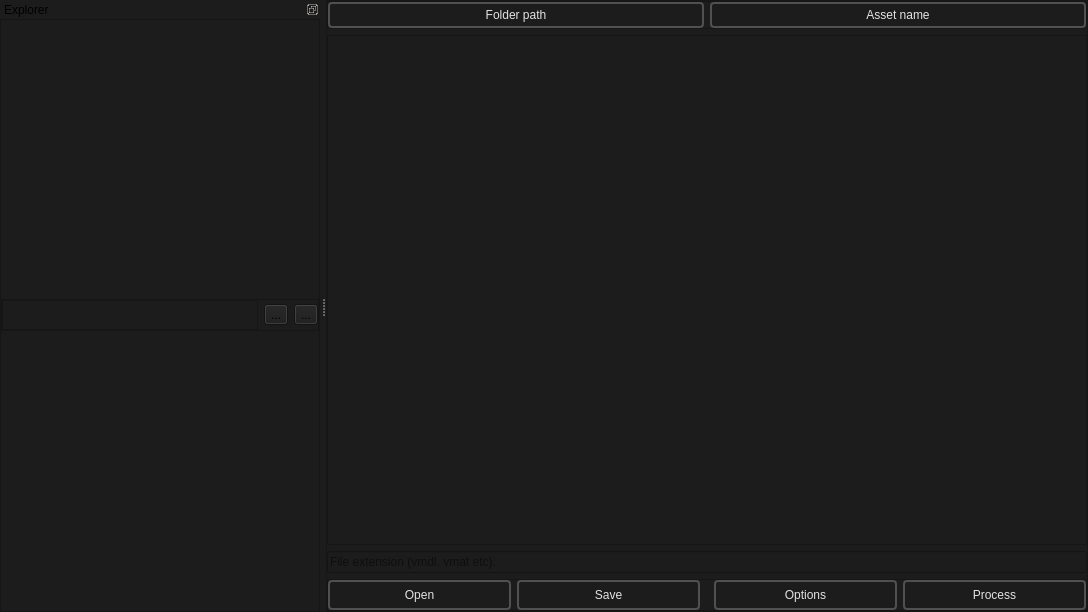
<?xml version="1.0" encoding="UTF-8"?>
<ui version="4.0">
 <class>BatchCreator_MainWindow</class>
 <widget class="QMainWindow" name="BatchCreator_MainWindow">
  <property name="geometry">
   <rect>
    <x>0</x>
    <y>0</y>
    <width>1088</width>
    <height>612</height>
   </rect>
  </property>
  <property name="windowTitle">
   <string>MainWindow</string>
  </property>
  <property name="styleSheet">
   <string notr="true">background-color: #1C1C1C;</string>
  </property>
  <widget class="QWidget" name="centralwidget">
   <layout class="QHBoxLayout" name="horizontalLayout_7">
    <property name="spacing">
     <number>0</number>
    </property>
    <property name="leftMargin">
     <number>0</number>
    </property>
    <property name="topMargin">
     <number>0</number>
    </property>
    <property name="rightMargin">
     <number>0</number>
    </property>
    <property name="bottomMargin">
     <number>0</number>
    </property>
    <item>
     <widget class="QFrame" name="frame">
      <property name="frameShape">
       <enum>QFrame::StyledPanel</enum>
      </property>
      <property name="frameShadow">
       <enum>QFrame::Raised</enum>
      </property>
      <layout class="QVBoxLayout" name="verticalLayout">
       <property name="leftMargin">
        <number>0</number>
       </property>
       <property name="topMargin">
        <number>0</number>
       </property>
       <property name="rightMargin">
        <number>0</number>
       </property>
       <property name="bottomMargin">
        <number>0</number>
       </property>
       <item>
        <widget class="QFrame" name="frame_4">
         <property name="frameShape">
          <enum>QFrame::StyledPanel</enum>
         </property>
         <property name="frameShadow">
          <enum>QFrame::Raised</enum>
         </property>
         <layout class="QHBoxLayout" name="horizontalLayout_3">
          <property name="leftMargin">
           <number>0</number>
          </property>
          <property name="topMargin">
           <number>0</number>
          </property>
          <property name="rightMargin">
           <number>0</number>
          </property>
          <property name="bottomMargin">
           <number>0</number>
          </property>
          <item>
           <widget class="QLabel" name="folder_path_template">
            <property name="styleSheet">
             <string notr="true">
    /* QPushButton default and hover styles */
    QLabel {

        font: 600 10pt &quot;Segoe UI&quot;;
	

        border: 2px solid black;
        border-radius: 4px;
        border-color: rgba(80, 80, 80, 255);
        padding-top: 4px;
        padding-bottom:4px;
        padding-left: 4px;
        padding-right: 4px;
        color: #E3E3E3;
        background-color: #1C1C1C;
    }
    QLabel:hover {
        background-color: #414956;
        color: white;
    }</string>
            </property>
            <property name="text">
             <string>Folder path</string>
            </property>
            <property name="alignment">
             <set>Qt::AlignCenter</set>
            </property>
           </widget>
          </item>
          <item>
           <widget class="QLabel" name="assets_name_template">
            <property name="styleSheet">
             <string notr="true">
    /* QPushButton default and hover styles */
    QLabel {

        font: 600 10pt &quot;Segoe UI&quot;;
	

        border: 2px solid black;
        border-radius: 4px;
        border-color: rgba(80, 80, 80, 255);
        padding-top: 4px;
        padding-bottom:4px;
        padding-left: 4px;
        padding-right: 4px;
        color: #E3E3E3;
        background-color: #1C1C1C;
    }
    QLabel:hover {
        background-color: #414956;
        color: white;
    }</string>
            </property>
            <property name="text">
             <string>Asset name</string>
            </property>
            <property name="alignment">
             <set>Qt::AlignCenter</set>
            </property>
           </widget>
          </item>
         </layout>
        </widget>
       </item>
       <item>
        <widget class="QPlainTextEdit" name="kv3_QplainTextEdit">
         <property name="styleSheet">
          <string notr="true"/>
         </property>
         <property name="plainText">
          <string/>
         </property>
         <property name="placeholderText">
          <string>Content</string>
         </property>
        </widget>
       </item>
       <item>
        <widget class="QLineEdit" name="extension_lineEdit">
         <property name="placeholderText">
          <string>File extension (vmdl, vmat etc).</string>
         </property>
        </widget>
       </item>
       <item>
        <widget class="QFrame" name="frame_5">
         <property name="frameShape">
          <enum>QFrame::StyledPanel</enum>
         </property>
         <property name="frameShadow">
          <enum>QFrame::Raised</enum>
         </property>
         <layout class="QHBoxLayout" name="horizontalLayout_4">
          <property name="leftMargin">
           <number>0</number>
          </property>
          <property name="topMargin">
           <number>0</number>
          </property>
          <property name="rightMargin">
           <number>0</number>
          </property>
          <property name="bottomMargin">
           <number>0</number>
          </property>
          <item>
           <widget class="QPushButton" name="open_button">
            <property name="minimumSize">
             <size>
              <width>0</width>
              <height>18</height>
             </size>
            </property>
            <property name="styleSheet">
             <string notr="true">
    /* QPushButton default and hover styles */
    QPushButton {

        font: 600 10pt &quot;Segoe UI&quot;;
	

        border: 2px solid black;
        border-radius: 4px;
        border-color: rgba(80, 80, 80, 255);
        height:22px;
        padding-top: 2px;
        padding-bottom:2px;
        padding-left: 4px;
        padding-right: 4px;
        color: #E3E3E3;
        background-color: #1C1C1C;
    }
    QPushButton:hover {
        background-color: #414956;
        color: white;
    }
    QPushButton:pressed {
        background-color: red;
        background-color: #1C1C1C;
        margin: 1 px;
        margin-left: 2px;
        margin-right: 2px;

    }</string>
            </property>
            <property name="text">
             <string>Open</string>
            </property>
            <property name="icon">
             <iconset resource="../resources.qrc">
              <normaloff>:/icons/file_open_16dp_9D9D9D_FILL0_wght400_GRAD0_opsz20.svg</normaloff>:/icons/file_open_16dp_9D9D9D_FILL0_wght400_GRAD0_opsz20.svg</iconset>
            </property>
            <property name="iconSize">
             <size>
              <width>20</width>
              <height>20</height>
             </size>
            </property>
           </widget>
          </item>
          <item>
           <widget class="QPushButton" name="save_button">
            <property name="minimumSize">
             <size>
              <width>0</width>
              <height>18</height>
             </size>
            </property>
            <property name="styleSheet">
             <string notr="true">
    /* QPushButton default and hover styles */
    QPushButton {

        font: 600 10pt &quot;Segoe UI&quot;;
	

        border: 2px solid black;
        border-radius: 4px;
        border-color: rgba(80, 80, 80, 255);
        height:22px;
        padding-top: 2px;
        padding-bottom:2px;
        padding-left: 4px;
        padding-right: 4px;
        color: #E3E3E3;
        background-color: #1C1C1C;
    }
    QPushButton:hover {
        background-color: #414956;
        color: white;
    }
    QPushButton:pressed {
        background-color: red;
        background-color: #1C1C1C;
        margin: 1 px;
        margin-left: 2px;
        margin-right: 2px;

    }</string>
            </property>
            <property name="text">
             <string>Save</string>
            </property>
            <property name="icon">
             <iconset resource="../resources.qrc">
              <normaloff>:/icons/save_16dp_9D9D9D_FILL0_wght400_GRAD0_opsz20.svg</normaloff>:/icons/save_16dp_9D9D9D_FILL0_wght400_GRAD0_opsz20.svg</iconset>
            </property>
            <property name="iconSize">
             <size>
              <width>20</width>
              <height>20</height>
             </size>
            </property>
           </widget>
          </item>
          <item>
           <spacer name="horizontalSpacer">
            <property name="orientation">
             <enum>Qt::Horizontal</enum>
            </property>
            <property name="sizeType">
             <enum>QSizePolicy::Fixed</enum>
            </property>
            <property name="sizeHint" stdset="0">
             <size>
              <width>8</width>
              <height>5</height>
             </size>
            </property>
           </spacer>
          </item>
          <item>
           <widget class="QPushButton" name="process_options_button">
            <property name="minimumSize">
             <size>
              <width>0</width>
              <height>18</height>
             </size>
            </property>
            <property name="styleSheet">
             <string notr="true">
    /* QPushButton default and hover styles */
    QPushButton {

        font: 600 10pt &quot;Segoe UI&quot;;
	

        border: 2px solid black;
        border-radius: 4px;
        border-color: rgba(80, 80, 80, 255);
        height:22px;
        padding-top: 2px;
        padding-bottom:2px;
        padding-left: 4px;
        padding-right: 4px;
        color: #E3E3E3;
        background-color: #1C1C1C;
    }
    QPushButton:hover {
        background-color: #414956;
        color: white;
    }
    QPushButton:pressed {
        background-color: red;
        background-color: #1C1C1C;
        margin: 1 px;
        margin-left: 2px;
        margin-right: 2px;

    }</string>
            </property>
            <property name="text">
             <string>Options</string>
            </property>
            <property name="icon">
             <iconset resource="../resources.qrc">
              <normaloff>:/icons/settings_16dp_9D9D9D_FILL0_wght400_GRAD0_opsz20.svg</normaloff>:/icons/settings_16dp_9D9D9D_FILL0_wght400_GRAD0_opsz20.svg</iconset>
            </property>
            <property name="iconSize">
             <size>
              <width>20</width>
              <height>20</height>
             </size>
            </property>
           </widget>
          </item>
          <item>
           <widget class="QPushButton" name="process_all_button">
            <property name="minimumSize">
             <size>
              <width>0</width>
              <height>18</height>
             </size>
            </property>
            <property name="styleSheet">
             <string notr="true">
    /* QPushButton default and hover styles */
    QPushButton {

        font: 600 10pt &quot;Segoe UI&quot;;
	

        border: 2px solid black;
        border-radius: 4px;
        border-color: rgba(80, 80, 80, 255);
        height:22px;
        padding-top: 2px;
        padding-bottom:2px;
        padding-left: 4px;
        padding-right: 4px;
        color: #E3E3E3;
        background-color: #1C1C1C;
    }
    QPushButton:hover {
        background-color: #414956;
        color: white;
    }
    QPushButton:pressed {
        background-color: red;
        background-color: #1C1C1C;
        margin: 1 px;
        margin-left: 2px;
        margin-right: 2px;

    }</string>
            </property>
            <property name="text">
             <string>Process</string>
            </property>
            <property name="icon">
             <iconset resource="../resources.qrc">
              <normaloff>:/icons/tab_move_24dp_9D9D9D_FILL0_wght400_GRAD0_opsz24.svg</normaloff>:/icons/tab_move_24dp_9D9D9D_FILL0_wght400_GRAD0_opsz24.svg</iconset>
            </property>
            <property name="iconSize">
             <size>
              <width>20</width>
              <height>20</height>
             </size>
            </property>
           </widget>
          </item>
         </layout>
        </widget>
       </item>
      </layout>
     </widget>
    </item>
   </layout>
  </widget>
  <widget class="QDockWidget" name="dockWidget">
   <property name="features">
    <set>QDockWidget::DockWidgetFloatable|QDockWidget::DockWidgetMovable</set>
   </property>
   <property name="windowTitle">
    <string>Explorer</string>
   </property>
   <attribute name="dockWidgetArea">
    <number>1</number>
   </attribute>
   <widget class="QWidget" name="dockWidgetContents">
    <layout class="QVBoxLayout" name="verticalLayout_3">
     <property name="spacing">
      <number>0</number>
     </property>
     <property name="leftMargin">
      <number>0</number>
     </property>
     <property name="topMargin">
      <number>0</number>
     </property>
     <property name="rightMargin">
      <number>0</number>
     </property>
     <property name="bottomMargin">
      <number>0</number>
     </property>
     <item>
      <widget class="QFrame" name="left_vertical_frame">
       <property name="maximumSize">
        <size>
         <width>16777215</width>
         <height>16777215</height>
        </size>
       </property>
       <property name="baseSize">
        <size>
         <width>330</width>
         <height>0</height>
        </size>
       </property>
       <property name="styleSheet">
        <string notr="true"/>
       </property>
       <property name="frameShape">
        <enum>QFrame::StyledPanel</enum>
       </property>
       <property name="frameShadow">
        <enum>QFrame::Raised</enum>
       </property>
       <layout class="QVBoxLayout" name="verticalLayout_2">
        <property name="leftMargin">
         <number>0</number>
        </property>
        <property name="topMargin">
         <number>0</number>
        </property>
        <property name="rightMargin">
         <number>0</number>
        </property>
        <property name="bottomMargin">
         <number>0</number>
        </property>
        <item>
         <layout class="QVBoxLayout" name="layout"/>
        </item>
        <item>
         <widget class="QFrame" name="horizontal_frame">
          <property name="maximumSize">
           <size>
            <width>16777215</width>
            <height>32</height>
           </size>
          </property>
          <property name="frameShape">
           <enum>QFrame::StyledPanel</enum>
          </property>
          <property name="frameShadow">
           <enum>QFrame::Raised</enum>
          </property>
          <layout class="QHBoxLayout" name="horizontalLayout_2">
           <property name="leftMargin">
            <number>0</number>
           </property>
           <property name="topMargin">
            <number>0</number>
           </property>
           <property name="rightMargin">
            <number>0</number>
           </property>
           <property name="bottomMargin">
            <number>0</number>
           </property>
           <item>
            <widget class="QTextEdit" name="Status_Line_Qedit"/>
           </item>
           <item>
            <widget class="QToolButton" name="Copy_from_status_line_toolButton">
             <property name="text">
              <string>...</string>
             </property>
             <property name="icon">
              <iconset resource="../resources.qrc">
               <normaloff>:/icons/file_copy_24dp_9D9D9D_FILL0_wght400_GRAD0_opsz24.svg</normaloff>:/icons/file_copy_24dp_9D9D9D_FILL0_wght400_GRAD0_opsz24.svg</iconset>
             </property>
             <property name="iconSize">
              <size>
               <width>20</width>
               <height>20</height>
              </size>
             </property>
            </widget>
           </item>
           <item>
            <widget class="QToolButton" name="file_initialize_button">
             <property name="text">
              <string>...</string>
             </property>
             <property name="icon">
              <iconset resource="../resources.qrc">
               <normaloff>:/icons/add_circle_24dp_9D9D9D_FILL0_wght400_GRAD0_opsz24.svg</normaloff>:/icons/add_circle_24dp_9D9D9D_FILL0_wght400_GRAD0_opsz24.svg</iconset>
             </property>
             <property name="iconSize">
              <size>
               <width>20</width>
               <height>20</height>
              </size>
             </property>
            </widget>
           </item>
          </layout>
         </widget>
        </item>
       </layout>
      </widget>
     </item>
    </layout>
   </widget>
  </widget>
 </widget>
 <resources>
  <include location="../resources.qrc"/>
 </resources>
 <connections/>
</ui>
